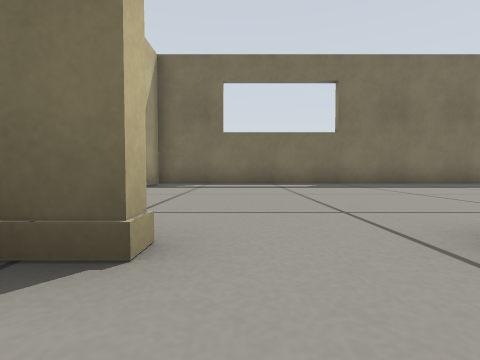
View 1 (above)

17 first-person views from a walk through a Gazebo world. The camera is 0.2 m above the floor, tilts 2° down and sees 85° across. The floor is counted in squares, 0.5 m on a side. Each view is taken from the middle of a square. On the plan, view 1 faces up. The plan holds only what a view shows up to about 9 squares ahead; the rest is blank.

View 2
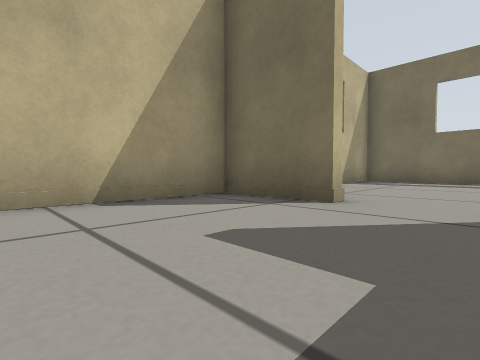

View 3
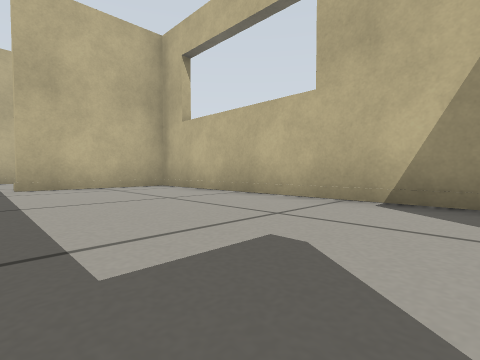

View 4
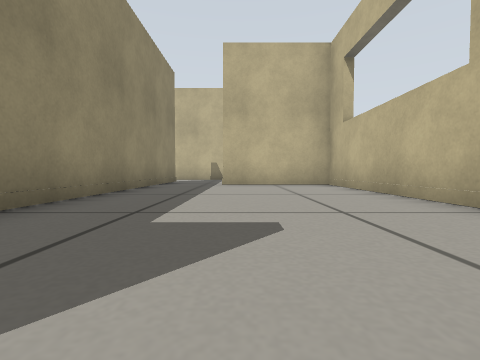

View 5
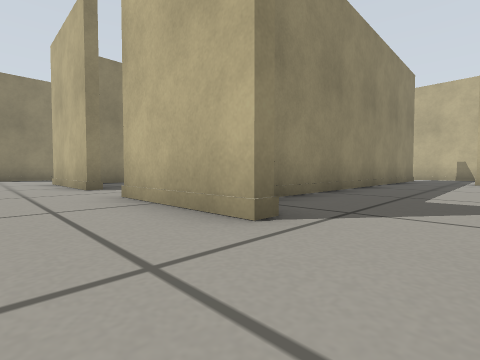

View 6
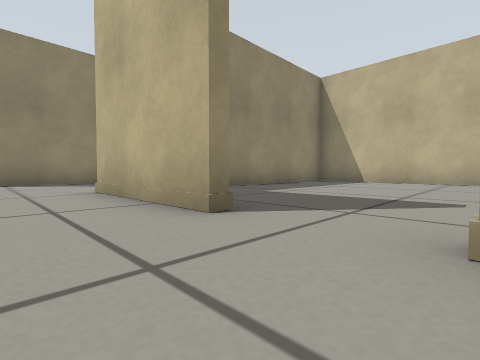

View 7
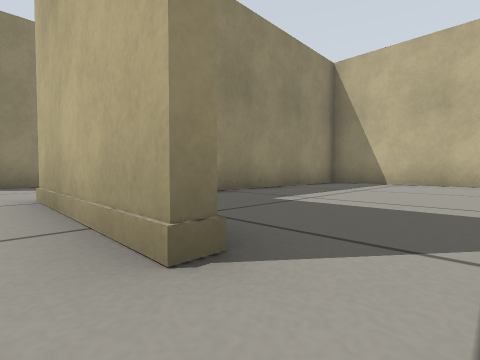

View 8
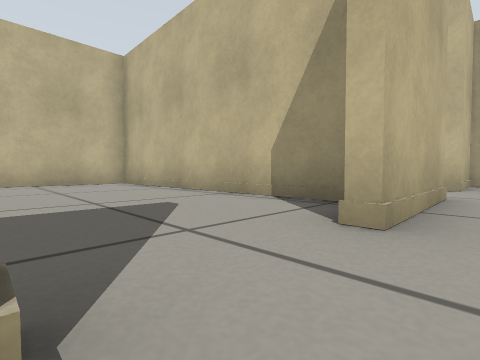

View 9
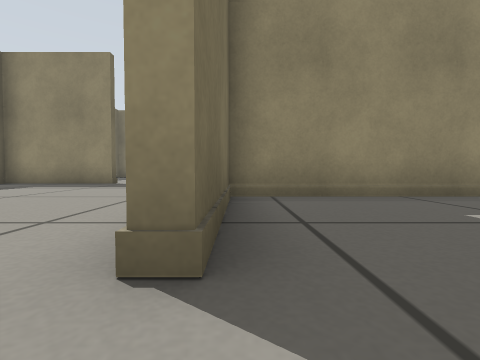

View 10
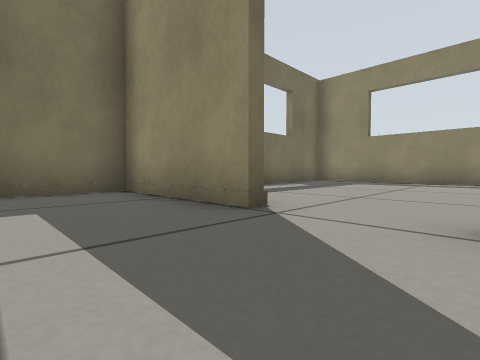

View 11
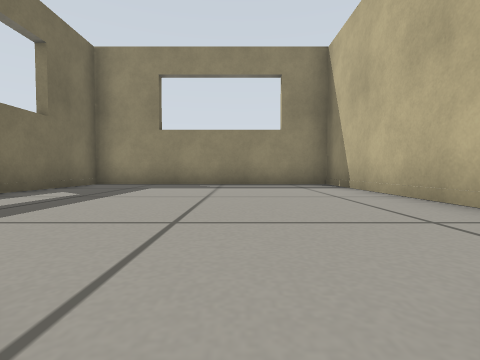

View 12
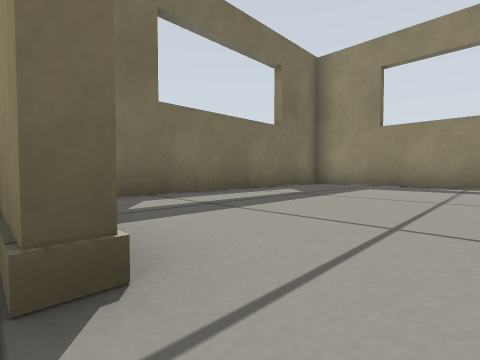

View 13
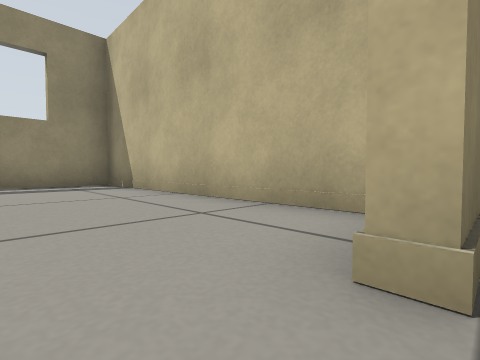

View 14
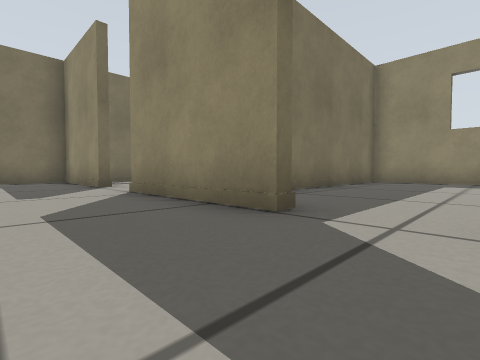

View 15
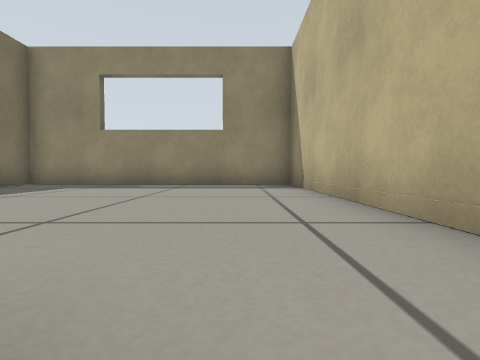

View 16
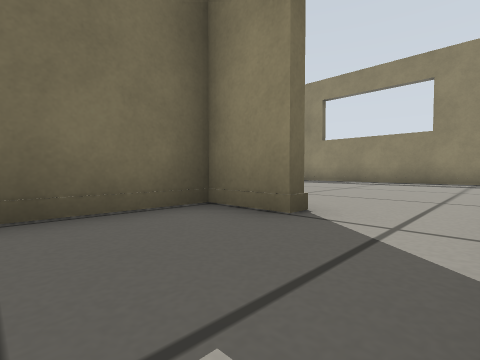

View 17
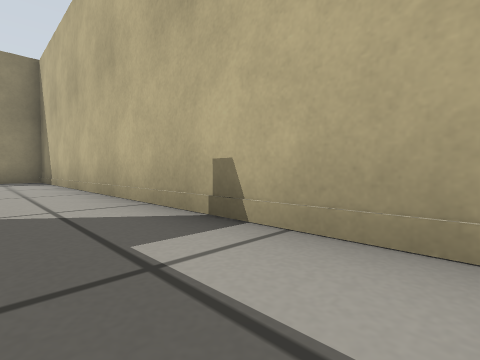

### Floor plan
Ten units are one square. View 1 is at (0, 0); x grows to the right and y downward. Boxes are objects, and circles mark ways between rooms. Rooms are numbered by the first view taken in them; rooms with no view inside come last. Other rooms are left out.
<svg viewBox="-31 -87 243 162">
<path fill="none" stroke="#000" d="M-4 -12 -26 -12 -26 65 6 65M24 65 24 0M76 -82 -26 -82 -26 -60M59 -14 94 -14M131 -49 131 -82 111 -82M14 -14 41 -14M131 5 131 -31M-26 -14 -5 -14M131 46 131 34 110 34M100 65 207 65 207 -12 156 -12M27 -6 27 65 91 65 91 -12 59 -12M139 -14 207 -14 207 -82 145 -82"/>
<circle cx="5" cy="-10" r="3" fill="#2a7"/>
<circle cx="130" cy="15" r="3" fill="#2a7"/>
<circle cx="50" cy="-10" r="3" fill="#2a7"/>
<circle cx="130" cy="-40" r="3" fill="#2a7"/>
<text x="0" y="30">1</text>
<text x="70" y="-60">2</text>
<text x="160" y="30">3</text>
<text x="50" y="30">4</text>
<text x="170" y="-50">5</text>
</svg>
Room 1 opens to room 2. Room 2 opens to room 3. Room 2 opens to room 4. Room 2 opens to room 5.

Where each view was taken, in squares from view 1:
view 1: 0 up, 0 right, facing up
view 2: 2 down, 1 right, facing up-left
view 3: 0 up, 1 right, facing down-left
view 4: 1 up, 0 right, facing down
view 5: 3 up, 0 right, facing down-right
view 6: 3 up, 4 right, facing down-right
view 7: 2 up, 5 right, facing down-right
view 8: 2 up, 6 right, facing down-left
view 9: 1 up, 5 right, facing right
view 10: 3 up, 11 right, facing up-right
view 11: 4 up, 13 right, facing right
view 12: 4 up, 13 right, facing up-right
view 13: 4 up, 13 right, facing down-right
view 14: 2 down, 11 right, facing up-right
view 15: 5 down, 13 right, facing right
view 16: 6 down, 11 right, facing up-right
view 17: 5 down, 10 right, facing down-right
